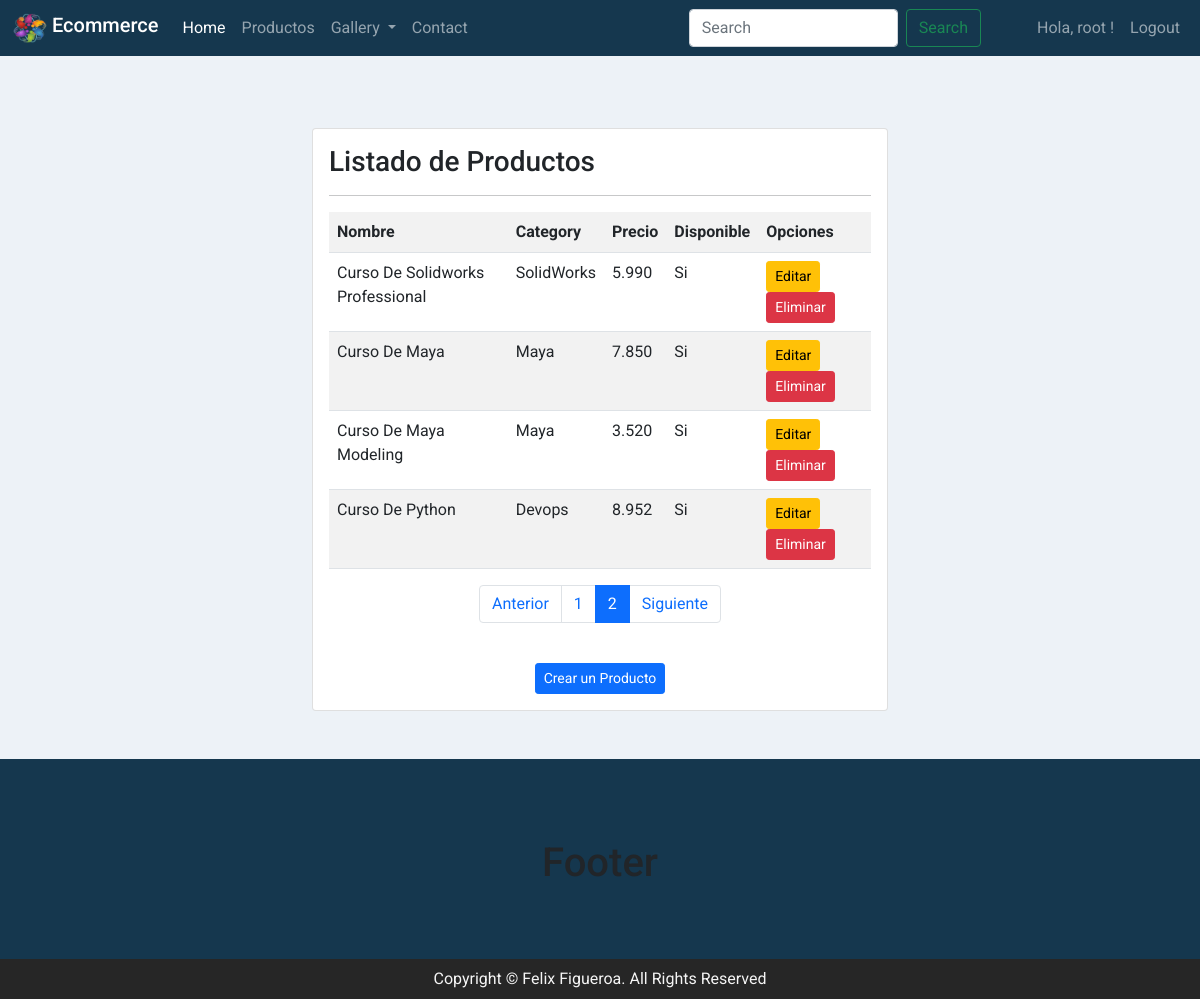
Page /listar-productos?page=2 (signed in) on the committed database.
### app1/models.py (models this page shows, shortened)
class Producto(models.Model):
    nombre = models.CharField(max_length=50)
    category = models.ForeignKey(Category, on_delete=models.PROTECT)
    precio = models.IntegerField()
    description = models.TextField()
    disponible = models.BooleanField()
    fecha_fabricacion = models.DateTimeField()
    imagen = models.ImageField(upload_to="productos",null=True)
    '''Cuando agregamos un nuevo campo al modelo existente,
    debe ser null o al menos debe tener un valor por defecto,
    porque ya hay datos almacenados en el modelo'''

class Category(models.Model):
    nombre = models.CharField(max_length=50)
    def __str__(self):
        return self.nombre

### app1/views.py (the view)
@permission_required('app1.view_producto')
def listar_productos(request):
    productos = Producto.objects.all()
    page = request.GET.get('page', 1)
    try:
        paginator = Paginator(productos, 4)
        productos = paginator.page(page)
    except:
        raise Http404
    data = {
        'entity': productos,
        'paginator': paginator
    }
    return render(request, 'producto/listar.html', data)

### app1/templates/producto/listar.html (shortened to what this page needs)
{% extends 'app/base.html' %}
{% block contenido %}
{% load humanize %}
<div class="row">
    <div class="col"></div>
    <div class="col-12 col-md-6">
        <div class="card">
            <div class="card-body">
                <h3>Listado de Productos</h3>
                <hr>
                <div class="table-responsive-sm">
                    <table class="table table-striped table-hover">
                        <tr>
                            <th>Nombre</th>
                            <th>Category</th>
                            <th>Precio</th>
                            <th>Disponible</th>
                            <th>Opciones</th>
                        </tr>
                        {% for p in entity %}
                        <tr>
                            <td>{{p.nombre | title}}</td>
                            <td>{{p.category | capfirst}}</td>
                            <td>{{p.precio | intcomma }}</td>
                            <td>
                                {% if p.disponible %}
                                    Si
                                {% else %}
                                    No
                                {% endif %}
                            </td>
                            <td>
                                {% if perms.app1.change_producto %}
                                <a href="{% url 'modificar_producto' p.id %}" class= "btn btn-warning btn-sm">Editar</a>
                                {% endif %}
                                {% if perms.app1.delete_producto %}
                                <a href="#" onclick="eliminarProducto({{ p.id }})" class="btn btn-danger btn-sm">Eliminar</a>
                                {% endif %}
                            </td>
                        {% endfor %}
                    </table>
                    <div>
                        {% include 'app/paginator.html' %}
                    </div>
                </div>
                <br>
                <div class="d-flex justify-content-center">
                    {% if perms.app1.add_producto %}
                    <a class="btn btn-primary btn-sm" href="{% url 'agregar_producto' %}">Crear un Producto</a>
                    {% endif %}
                </div>
            </div>
        </div>
    </div>
    <div class="col"></div>
</div>
{% endblock %}

### app1/templates/app/base.html (shortened to what this page needs)
{%  load static %}
<!doctype html>
<html lang="en">
  <head>
    <link href="https://cdn.jsdelivr.net/npm/bootstrap@5.0.1/dist/css/bootstrap.min.css" rel="stylesheet">
    <link rel="stylesheet" href="{% static 'app/css/style.css'%}">
    <link rel="stylesheet" href="https://use.fontawesome.com/releases/v5.15.2/css/all.css">
  </head>
  <body>
    <nav class="navbar navbar-expand-lg navbar-dark" style="background-color: #15374e;">
        <div class="container-fluid">
            <a class="navbar-brand mb-0 h1" href="{% url 'home'%}">
            <img src="{% static 'app/icon/brand.png'%}" alt="logo" width="35" height="30" class="d-inline-block align-text-top">
            Ecommerce
            </a>
            <div class="collapse navbar-collapse" id="navbarSupportedContent">
                <ul class="navbar-nav me-auto mb-2 mb-lg-0">
                    <li class="nav-item">
                    <a class="nav-link active" aria-current="page" href="{% url 'home'%}">Home</a>
                    <li class="nav-item">
                    <a class="nav-link" href="{% url 'products'%}">Productos</a>
                    </li>
                    <li class="nav-item dropdown">
                    <a class="nav-link dropdown-toggle" href="#" id="navbarDropdown" role="button" data-bs-toggle="dropdown" aria-expanded="false">
                        Gallery
                    </a>
                    </li>
                    <li class="nav-item">
                    <a class="nav-link" href="{% url 'contacts'%}" tabindex="-1" aria-disabled="true">Contact</a>
                    </li>
                </ul>
                <form class="d-flex mx-5">
                    <input class="form-control me-2" type="search" placeholder="Search" aria-label="Search">
                    <button class="btn btn-outline-success" type="submit">Search</button>
                </form>
                <ul class="navbar-nav">
                {% if user.is_authenticated %}
                    <li class="nav-item">
                        <a class="nav-link" href="#" role="button">Hola, {{ user.username }} !</a>
                    </li>
                    <li class="nav-item">
                        <a class="nav-link" href="{% url 'logout' %}" role="button">Logout</a>
                    </li>
                {% endif %}
                </ul>
            </div>
        </div>
    </nav>
    <main>
        <br>
        <br>
        <br>
        <div class="container-fluid">
            {% block contenido %}{% endblock %}
        </div>
    </main>
    <br>
    <br>
    <footer>
        <div class="container-fluid ">
            <div class="row">
                <div class="footer-container">
                    <h1>Footer</h1>
                </div>
            </div>
        </div>
        <div class="container-fluid">
            <div class="row">
                <div class="col py-2 " style="color:whitesmoke; font-size: 16px; text-align:center; background-color: #262626;">
                    Copyright © Felix Figueroa. All Rights Reserved
                </div>
            </div>
        </div>
    </footer>
  </body>
</html>

### app1/static/app/css/style.css (style rules this page uses)
body { background-color:#EDF2F7; font-family: 'Roboto', sans-serif; }
.footer-container { width: 100%; height: 200px; background: #15374e; text-align: center; padding-top:80px; }

### rows in the picture
Producto: nombre "Curso De Solidworks Professional", category "SolidWorks", precio "5.990", disponible "Si"
Producto: nombre "Curso De Maya", category "Maya", precio "7.850", disponible "Si"
Producto: nombre "Curso De Maya Modeling", category "Maya", precio "3.520", disponible "Si"
Producto: nombre "Curso De Python", category "Devops", precio "8.952", disponible "Si"

### other values in the picture
{{ user.username }} "root"
{{ page }} "1" "2"
